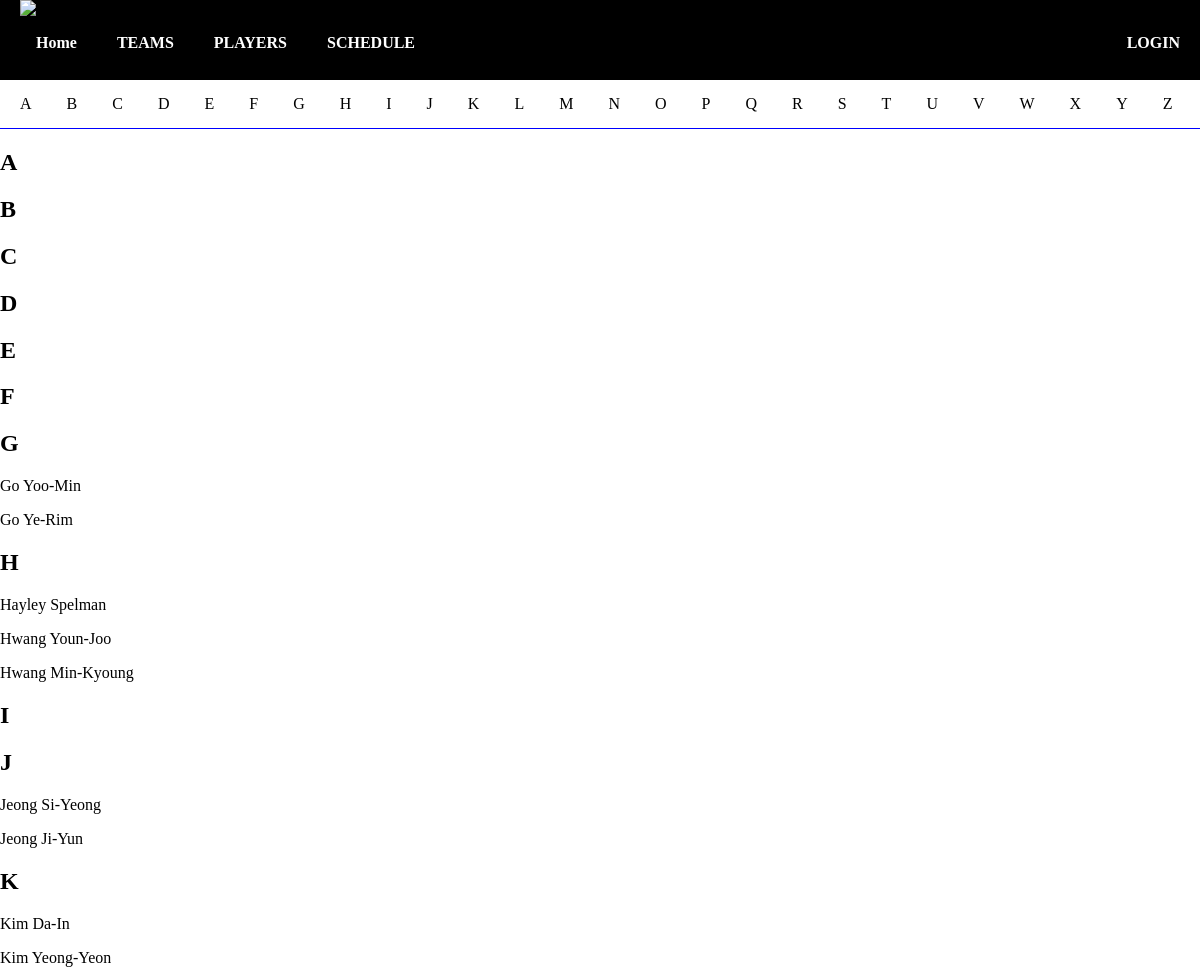
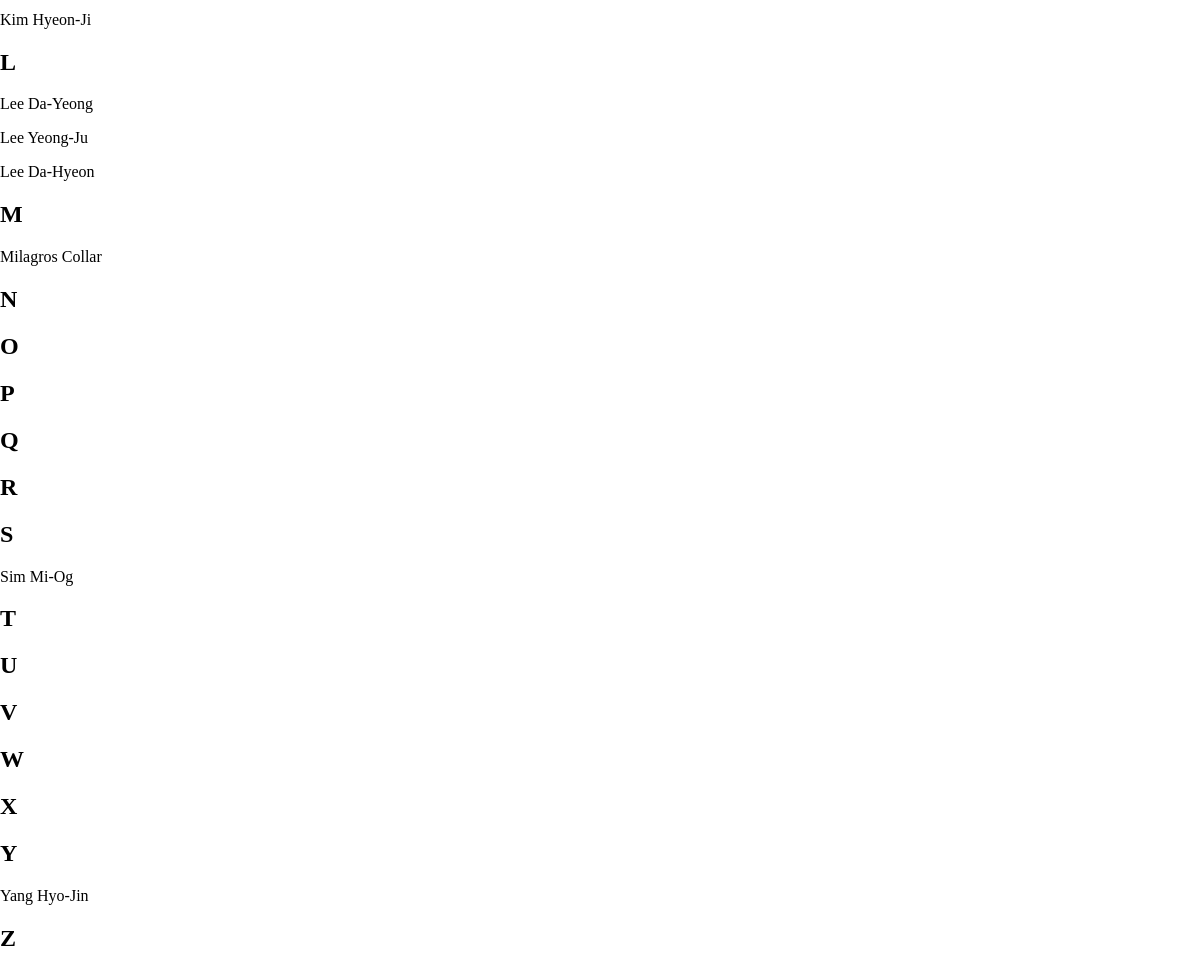
The app's page /all-players with its own data (2 pictures, top to bottom).
### main.py (models this page shows)
class Player(db.Model):
    id = db.Column(db.Integer, primary_key = True)
    name = db.Column(db.String, nullable = False, unique = True)
    height = db.Column(db.Integer, nullable = False, unique = False)
    position = db.Column(db.String(30), nullable = False, unique = False)
    age = db.Column(db.Integer, nullable = False, unique = False)
    number = db.Column(db.Integer, nullable = False, unique = False)
    birth_date = db.Column(db.String, nullable = False, unique = False)
    birth_place = db.Column(db.String, nullable = False, unique = False)
    image = db.Column(db.String, nullable = True, unique = True)
    team_id = db.Column(db.Integer, db.ForeignKey('team.id'))

### main.py (the view)
@app.route('/all-players')
def allplayers():
    result = []
    for i in range(26):
        var = chr(65+i)
        result.append(Player.query.filter(Player.name.startswith(var)).all())
    return render_template('allplayers.html', q=result)

### templates/allplayers.html
{%extends "layout.html"%}
{%block content%}
{% for i in range(26) %}
<ul class="playernameindex">
    <li class="playerindexlist"><a class="indexlink" href='#{{ "ABCDEFGHIJKLMNOPQRSTUVWXYZ"[i] }}'>{{ "ABCDEFGHIJKLMNOPQRSTUVWXYZ"[i] }}</a></li>
</ul>
{% endfor %}
<p class="line"></p>
{% for i in range(26) %}
    <div id='{{ "ABCDEFGHIJKLMNOPQRSTUVWXYZ"[i] }}' class="topletter">
        <h2>{{ "ABCDEFGHIJKLMNOPQRSTUVWXYZ"[i] }}</h2>
        {% for player in q[i] %}
        <ul>
            <li> <a href="/player/{{player.name}}">{{ player.name }}    </a></li>
        </ul>
        {% endfor %}
    </div>
{% endfor %}
{%endblock%}

### templates/layout.html
<!DOCTYPE html>
<html>
    <link rel="stylesheet" href="/static/CSS/style.css">
    <div class="layout">
        <body>
            {%include "navigation.html"%}
            {%block content %}{%endblock%}
        </body>
    </div>
</html>

### templates/navigation.html (shortened to what this page needs)
<div class="navbar">
    <a class="logo" href="/"><div class="logo"><img class="logo" src="https://www.kovo.co.kr/images/intro/em_po_1819.png" alt="Home"></div></a>
    <a class="navitems">TEAMS</a>
    <a class="navitems" href="/all-players">PLAYERS</a>
    <a class="navitems" href="/schedule">SCHEDULE</a>
    <div class="nav-right">
        {% if not current_user.is_authenticated %}
            <a class="navitems" href="/login">LOGIN</a>
        {% endif %}
    </div>
</div>

### static/CSS/style.css (style rules this page uses)
html { scroll-behavior: smooth; }
img.logo { width: 200px; height: 95px; }
a.logo { font-weight: bold; margin: 0 20px; }
a { text-decoration: none; color: black; }
li { list-style: none; }
.navbar { overflow: hidden; background-color: black; height: 80px; line-height: 85px; }
.navbar a { float: left; text-decoration: none; text-align: center; color: white; font-weight: bold; }
a.navitems { margin: 0 20px; }
.nav-right { float: right; }
body { margin: 0; }
ul { list-style-type: none; padding-left: 0; }
ul.playernameindex { list-style-type: none; margin: 0; padding: 0; overflow: hidden; float: left; }
li a.indexlink { display: block; padding: 15px; padding-left: 20px; text-decoration: none; }
.topletter { clear: left; }
p.line { clear: left; border-bottom: 1px solid blue; }

### records on screen
Player: name "Go Yoo-Min"
Player: name "Go Ye-Rim"
Player: name "Hayley Spelman"
Player: name "Hwang Youn-Joo"
Player: name "Hwang Min-Kyoung"
Player: name "Jeong Si-Yeong"
Player: name "Jeong Ji-Yun"
Player: name "Kim Da-In"
Player: name "Kim Yeong-Yeon"
Player: name "Kim Hyeon-Ji"
Player: name "Lee Da-Yeong"
Player: name "Lee Yeong-Ju"
Player: name "Lee Da-Hyeon"
Player: name "Milagros Collar"
Player: name "Sim Mi-Og"
Player: name "Yang Hyo-Jin"

### other values on screen
{{ "ABCDEFGHIJKLMNOPQRSTUVWXYZ"[i] }} "A" "B" "C" "D" "E" "F" "G" "H" "I" "J" "K" "L" "M" "N" "O" "P" "Q" "R" "S" "T" "U" "V" "W" "X" "Y" "Z"
